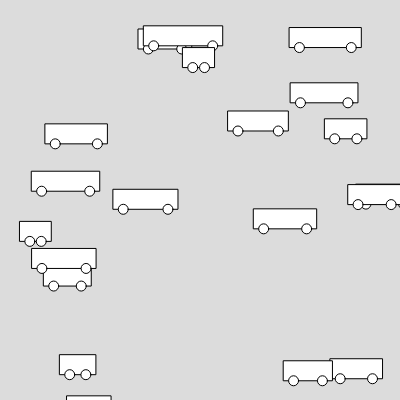
Frame 1 (no input)
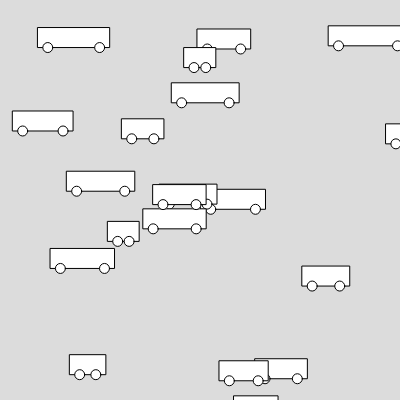
Frame 60 (no input)
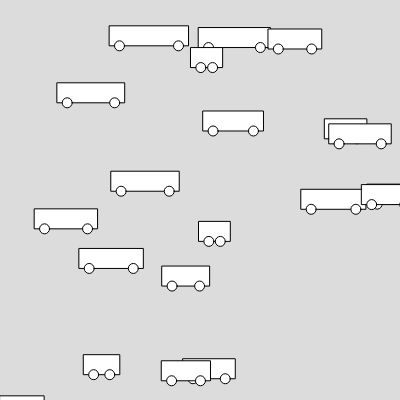
Frame 120 (the mouse pressed at the canvas centre since frame 60)

The p5.js sketch that drew these frames (run headless with seeded random() and noise() and a simulated clock; from frame 60 on, the mouse is pressed at the canvas centre):

// p5.js sketch
// ── sketch.js
let myCar;
let myCar1;
let cars = [];
let noCars = 20;

function setup() {
  createCanvas(400, 400);
  // creating an object from "Car" blueprint/class, storing in "myCar" variable
  // myCar = new Car(20,300,100,20); 
  // myCar1 = new Car(300,300,40,2); 

  for (let i = 0; i < noCars; i += 1) {
    let tempCar = new Car(random(0, width),random(0, height), random(30,80),random(2,10));
    cars.push(tempCar);
    // cars[i] = tempCar
  }

}

function draw() {
  background(220);
  for(let i=0;i<cars.length;i++) {
    cars[i].move();
    cars[i].show();
  }
  // myCar.move();
  // myCar.show();
  // myCar1.move();
  // myCar1.show();
}

// ── car.js
// this is only a blueprint!! This object does not exist

class Car {
  constructor(x,y,size,speed) {
    this.x = x;
    this.y = y;
    this.size = size;
    this.speed = speed;
  }

  show() {
    rect(this.x, this.y, this.size, 20);
    ellipse(this.x+10,this.y+20,10);
    ellipse(this.x+this.size-10,this.y+20,10);
  }

  move() {
    this.x = this.x+this.speed;
    if(this.x>width) {
      this.x = 0;
    }
  }
}
